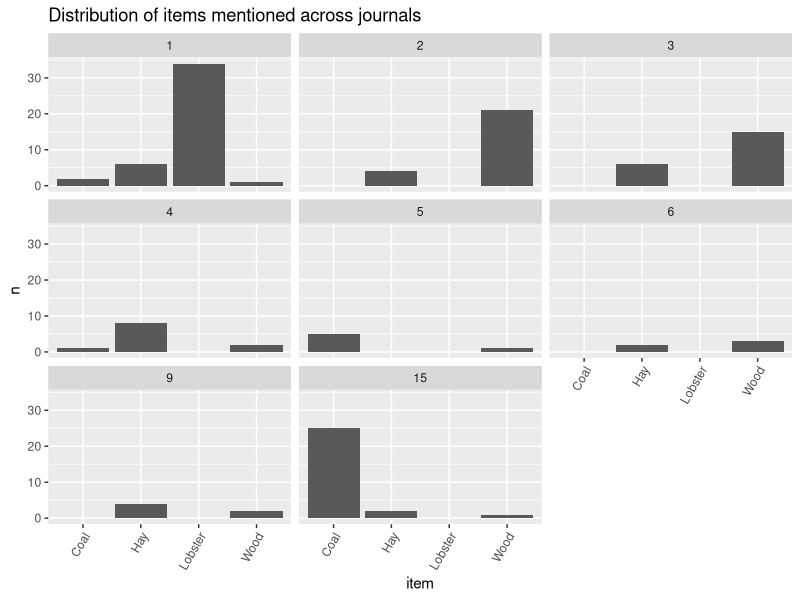
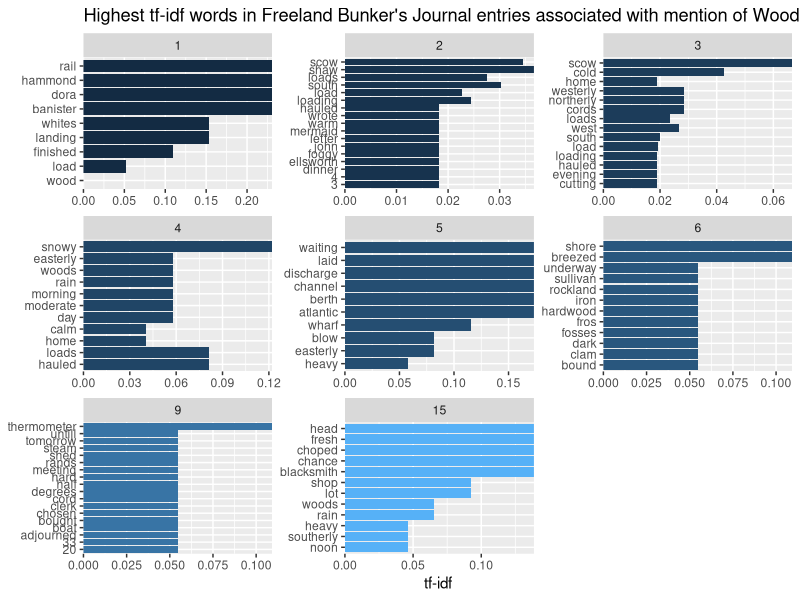

Write the R code that produced these figures, in order. (Note: this script raises an error after producing the figures.)
## ---- chunk 1
# install.packages(c("tidyverse", 
#                   "tidytext",
#                   "stopwords",
#                   "widyr",
#                   "tidygraph",
#                   "tidylo",
#                   "ggraph",
 #                  "wordcloud",
  #                 "dplyr"))
## ---- chunk 2
library(dplyr)
library(tidyverse)
library("magrittr") 
library(tidyverse)
library(tidytext)
## ---- chunk 3
library(readr)
journal_71_72 <- read_csv("Data_Sets/journal_1871_1872 - Sheet1 (1).csv")
journal_73 <- read_csv("Data_Sets/journal_1873 - Sheet1.csv")
journal_74 <- read_csv("Data_Sets/journal_1874 - Sheet1.csv")
journal_75 <- read_csv("Data_Sets/journal_1875 - Sheet1.csv")
journal_76 <- read_csv("Data_Sets/journal_1876 - Sheet1.csv")
journal_77 <- read_csv("Data_Sets/journal_1877 - Sheet1.csv")
journal_80 <- read_csv("Data_Sets/journal_1880 - Sheet1.csv")
journal_83 <- read_csv("Data_Sets/journal_1883 - Sheet1.csv")
journal_84 <- read_csv("Data_Sets/journal_1884 - Sheet1.csv")
journal_86 <- read_csv("Data_Sets/journal_1886 - Sheet1.csv")


## ---- chunk 4
journal_71_72$journal <- 1
journal_73$journal <- 2
journal_74$journal <- 3
journal_75$journal <- 4
journal_76$journal <- 5
journal_77$journal <- 6

journal_80$journal <- 9

journal_83$journal <- 12
journal_84$journal <- 13

journal_86$journal <- 15
## ---- chunk 5
journal_71_72 <- journal_71_72 %>%
  rename(transcription_accuracy = transcription) %>%
  mutate(image_path = as.character(image_path)) %>%
  mutate(image_description = as.character(image_description))

journal_75 <- journal_75 %>%
  mutate(quantity = as.character(quantity)) %>%
  mutate(latitude = as.logical(latitude)) %>%
  mutate(latitude_origin = as.logical(latitude_origin)) %>%
  mutate(longitude = as.logical(longitude)) %>%
  mutate(longitude_origin = as.logical(longitude_origin))

journal_76 <- journal_76 %>%
  mutate(quantity = as.character(quantity)) %>%
  mutate(latitude = as.logical(latitude)) %>%
  mutate(latitude_origin = as.logical(latitude_origin)) %>%
  mutate(longitude = as.logical(longitude)) %>%
  mutate(longitude_origin = as.logical(longitude_origin)) %>%
  mutate(image_path = as.character(image_path)) %>%
  mutate(image_description = as.character(image_description)) %>%
  mutate(noteworthy = as.logical(noteworthy))

journal_77 <- journal_77 %>%
  mutate(quantity = as.character(quantity)) %>%
  mutate(image_path = as.character(image_path)) %>%
  mutate(image_description = as.character(image_description)) %>%
  mutate(noteworthy = as.logical(noteworthy)) %>%
  mutate(temperature_am = as.logical(temperature_am))

journal_80 <- journal_80 %>%
  mutate(image_path = as.character(image_path)) %>%
  mutate(image_description = as.character(image_description)) %>%
  mutate(noteworthy = as.logical(noteworthy)) %>%
  mutate(temperature_am = as.logical(temperature_am)) %>%
  mutate(temperature_pm = as.logical(temperature_pm)) %>%
  mutate(temperature_night = as.logical(temperature_night))
  
journal_86 <- journal_86 %>%
  mutate(image_path = as.character(image_path)) %>%
  mutate(image_description = as.character(image_description)) %>%
  mutate(noteworthy = as.logical(noteworthy)) %>%
  mutate(temperature_am = as.logical(temperature_am)) %>%
  mutate(temperature_pm = as.logical(temperature_pm)) %>%
  mutate(temperature_night = as.logical(temperature_night)) %>%
  mutate(latitude = as.logical(latitude)) %>%
  mutate(recorder = as.character(recorder)) %>%
  mutate(notes = as.character(notes)) %>%
  select(- ...37)

journal_83 <- journal_83 %>%
  mutate(image_path = as.character(image_path)) %>%
  mutate(image_description = as.character(image_description)) %>%
  mutate(noteworthy = as.logical(noteworthy)) %>%
  mutate(temperature_am = as.logical(temperature_am)) %>%
  mutate(latitude = as.logical(latitude)) %>%
  mutate(latitude_origin = as.logical(latitude_origin)) %>%
  mutate(longitude_origin = as.logical(longitude_origin)) %>%
  mutate(letter_from = as.character(letter_from))
  
journal_84 <- journal_84 %>%
  mutate(image_path = as.character(image_path)) %>%
  mutate(image_description = as.character(image_description)) %>%
  mutate(noteworthy = as.logical(noteworthy)) %>%
  mutate(temperature_am = as.logical(temperature_am)) %>%
  mutate(latitude = as.logical(latitude)) %>%
  mutate(latitude_origin = as.logical(latitude_origin)) %>%
  mutate(letter_to = as.character(letter_to))%>%
  mutate(notes = as.character(notes))
## ---- chunk 6
journals <- dplyr::bind_rows(journal_71_72, journal_73, journal_74, journal_75, journal_76, journal_77, journal_80, journal_86)
## ---- chunk 7
items <- journals %>%
  filter(item != "NA")
## ---- chunk 8
item_count <- items %>%
  separate(item, c("item_1", "item_2", "item_3"), sep = ",")
## ---- chunk 9
item_1 <- item_count %>%
  select(item_1, quantity, unit, journal, journal_entry, date_mdy, month, transcription_accuracy, location, location_accuracy, local_place, local_place_accuracy, latitude,latitude_origin, longitude, longitude_origin, letter,letter_to, letter_from, wind_direction_am, wind_direction_pm, wind_direction_night, weather_condition_am, weather_condition_pm, weather_condition_night, temperature_am, temperature_pm, temperature_night, image_path, image_description, recorder, notes, noteworthy, second_check) %>%
  rename(item = item_1)
item_2 <- item_count %>%
  select(item_2, quantity, unit, journal, journal_entry, date_mdy, month, transcription_accuracy, location, location_accuracy, local_place, local_place_accuracy, latitude,latitude_origin, longitude, longitude_origin, letter,letter_to, letter_from, wind_direction_am, wind_direction_pm, wind_direction_night, weather_condition_am, weather_condition_pm, weather_condition_night, temperature_am, temperature_pm, temperature_night, image_path, image_description, recorder, notes, noteworthy, second_check) %>%
  rename(item = item_2)
item_3 <- item_count %>%
  select(item_3, quantity, unit, journal, journal_entry, date_mdy, month, transcription_accuracy, location, location_accuracy, local_place, local_place_accuracy, latitude,latitude_origin, longitude, longitude_origin, letter,letter_to, letter_from, wind_direction_am, wind_direction_pm, wind_direction_night, weather_condition_am, weather_condition_pm, weather_condition_night, temperature_am, temperature_pm, temperature_night, image_path, image_description, recorder, notes, noteworthy, second_check) %>%
  rename(item = item_3)

item_count <- dplyr::bind_rows(item_1, item_2, item_3)
## ---- chunk 10
item_count <- item_count %>%
  mutate(item = str_to_title(item)) %>%
  mutate(item = trimws(item, "both")) %>%
  filter(item != "NA") 
## ---- chunk 11
item_count %>%
    count(item, sort = TRUE)
## ---- chunk 12
count_1 <- item_count %>%
    filter(journal == 1) %>%
           count(item) 
count_2 <- item_count %>%
    filter(journal == 2) %>%
           count(item) 
count_3 <- item_count %>%
    filter(journal == 3) %>%
           count(item) 
count_4 <- item_count %>%
    filter(journal == 4) %>%
           count(item) 
count_5 <- item_count %>%
    filter(journal == 5) %>%
           count(item) 
count_6 <- item_count %>%
    filter(journal == 6) %>%
           count(item) 
count_9 <- item_count %>%
    filter(journal == 9) %>%
           count(item)
count_12 <- item_count %>%
    filter(journal == 12) %>%
           count(item)
count_13 <- item_count %>%
    filter(journal == 13) %>%
           count(item)
count_15 <- item_count %>%
    filter(journal == 15) %>%
           count(item) 

## ---- chunk 13
count_1$journal <- 1
count_2$journal <- 2
count_3$journal <- 3
count_4$journal <- 4
count_5$journal <- 5
count_6$journal <- 6
count_9$journal <- 9
count_12$journal <- 12
count_13$journal <- 13
count_15$journal <- 15
## ---- chunk 14

count_items <- dplyr::bind_rows(count_1, count_2, count_3, count_4, count_5, count_6, count_9,count_12,count_13, count_15)
## ---- chunk 15
count_items <- count_items %>%
filter(item %in% c("Wood", "Lobster", "Coal", "Hay"))

## ---- chunk 16
count_items %>%
#  filter(n > 5) %>%
  group_by(journal) %>%
  ggplot(aes(x=item, y=n)) + 
   geom_bar(stat = "identity")+
   facet_wrap(vars(journal))+
    theme(axis.text.x = element_text(angle = 60, hjust = 1))+
   labs(y = "n", x = "item", title = "Distribution of items mentioned across journals")
## ---- chunk 17
library(stringr)

Wood <-  dplyr::filter(item_count, grepl('Wood|Wood.', item))

#https://stackoverflow.com/questions/22850026/filter-rows-which-contain-a-certain-string
## ---- chunk 18
(wood_words <- Wood %>%
    unnest_tokens(word, journal_entry) %>%
    count(journal, word, sort = TRUE) %>%
    filter(!word %in% stop_words$word))
## ---- chunk 19
wood_tf_idf <- wood_words %>%
    bind_tf_idf(word, journal, n) %>%
    arrange(desc(tf_idf))
## ---- chunk 20
wood_tf_idf %>%
#  filter(tf_idf >= 0.02) %>%
    group_by(journal) %>%
    slice_max(tf_idf, n = 10) %>%
    ggplot(aes(tf_idf, fct_reorder(word, tf_idf), fill = journal)) +
    geom_col(show.legend = FALSE) +
    facet_wrap(vars(journal), scales = "free") +
    scale_x_continuous(expand = c(0,0)) +
    labs(y = NULL, x = "tf-idf", title = "Highest tf-idf words in Freeland Bunker's Journal entries associated with mention of Wood")
## ---- chunk 21
library(stringr)

Lobster <-  dplyr::filter(item_, grepl('Lobster', item))

#https://stackoverflow.com/questions/22850026/filter-rows-which-contain-a-certain-string
## ---- chunk 22
(lobs_words <- Lobster %>%
    unnest_tokens(word, journal_entry) %>%
    count(journal, word, sort = TRUE) %>%
    filter(!word %in% stop_words$word))
## ---- chunk 23
lobs_tf_idf <- lobs_words %>%
    bind_tf_idf(word, journal, n) %>%
    arrange(desc(tf_idf))
## ---- chunk 24
lobs_tf_idf %>%
#  filter(tf_idf >= 0.02) %>%
    group_by(journal) %>%
    slice_max(tf_idf, n = 10) %>%
    ggplot(aes(tf_idf, fct_reorder(word, tf_idf), fill = journal)) +
    geom_col(show.legend = FALSE) +
    facet_wrap(vars(journal), scales = "free") +
    scale_x_continuous(expand = c(0,0)) +
    labs(y = NULL, x = "tf-idf", title = "Highest tf-idf words in Freeland Bunker's Journal entries associated with mention of Lobster")
## ---- chunk 25
library(stringr)

Coal <-  dplyr::filter(item_count, grepl('Coal', item))

#https://stackoverflow.com/questions/22850026/filter-rows-which-contain-a-certain-string
## ---- chunk 26
(coal_words <- Coal %>%
    unnest_tokens(word, journal_entry) %>%
    count(journal, word, sort = TRUE) %>%
    filter(!word %in% stop_words$word))
## ---- chunk 27
coal_tf_idf <- coal_words %>%
    bind_tf_idf(word, journal, n) %>%
    arrange(desc(tf_idf))
## ---- chunk 28
coal_tf_idf %>%
#  filter(tf_idf >= 0.02) %>%
    group_by(journal) %>%
    slice_max(tf_idf, n = 10) %>%
    ggplot(aes(tf_idf, fct_reorder(word, tf_idf), fill = journal)) +
    geom_col(show.legend = FALSE) +
    facet_wrap(vars(journal), scales = "free") +
    scale_x_continuous(expand = c(0,0)) +
    labs(y = NULL, x = "tf-idf", title = "Highest tf-idf words in Freeland Bunker's Journal entries associated with mention of Coal")
## ---- chunk 29
library(stringr)

Hay <-  dplyr::filter(item_count, grepl('Hay', item))

#https://stackoverflow.com/questions/22850026/filter-rows-which-contain-a-certain-string
## ---- chunk 30
(hay_words <- Hay %>%
    unnest_tokens(word, journal_entry) %>%
    count(journal, word, sort = TRUE) %>%
    filter(!word %in% stop_words$word))
## ---- chunk 31
hay_tf_idf <- hay_words %>%
    bind_tf_idf(word, journal, n) %>%
    arrange(desc(tf_idf))
## ---- chunk 32
hay_tf_idf %>%
#  filter(tf_idf >= 0.02) %>%
    group_by(journal) %>%
    slice_max(tf_idf, n = 10) %>%
    ggplot(aes(tf_idf, fct_reorder(word, tf_idf), fill = journal)) +
    geom_col(show.legend = FALSE) +
    facet_wrap(vars(journal), scales = "free") +
    scale_x_continuous(expand = c(0,0)) +
    labs(y = NULL, x = "tf-idf", title = "Highest tf-idf words in Freeland Bunker's Journal entries associated with mention of Hay")
